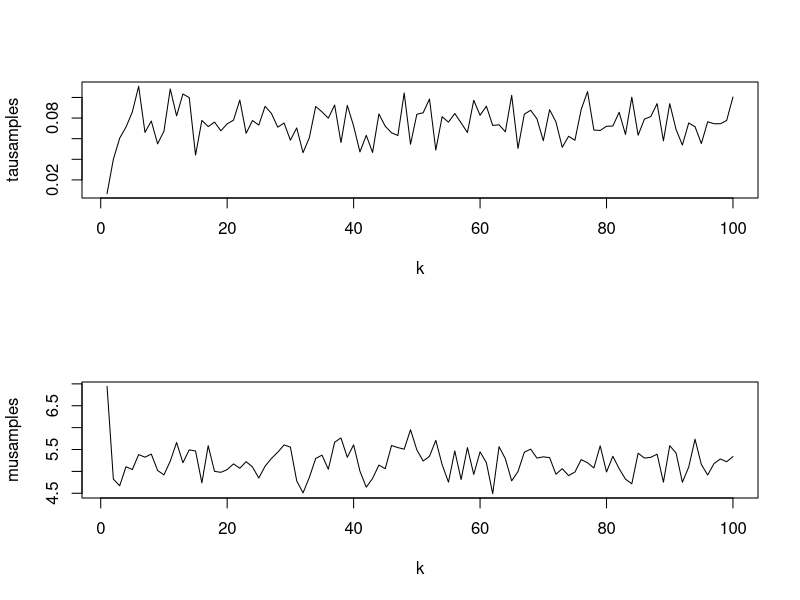
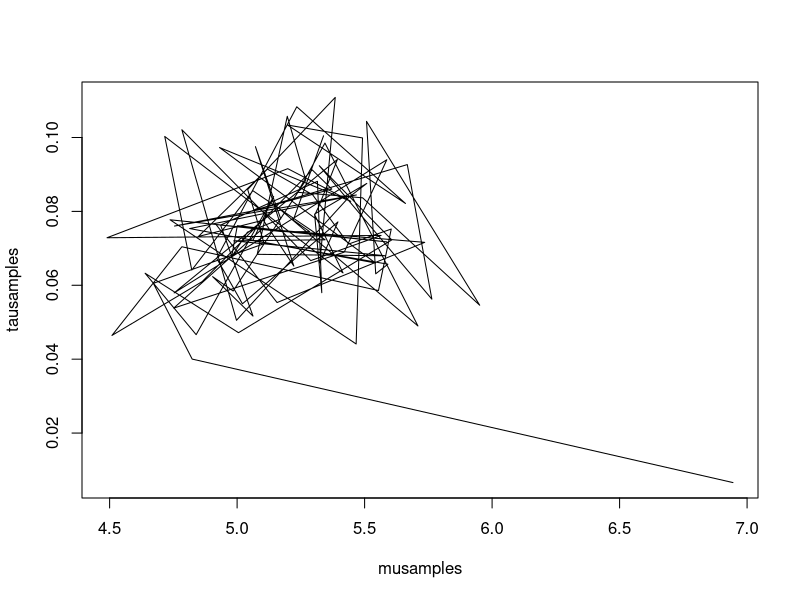
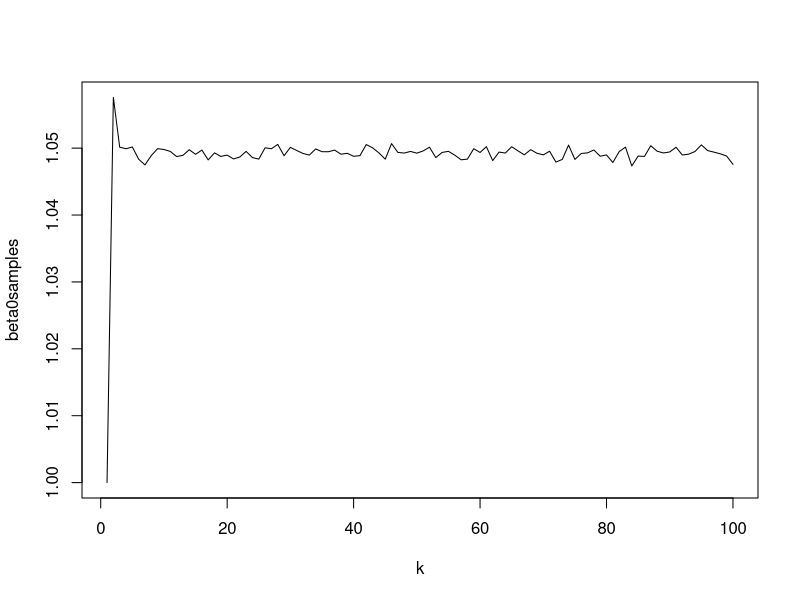
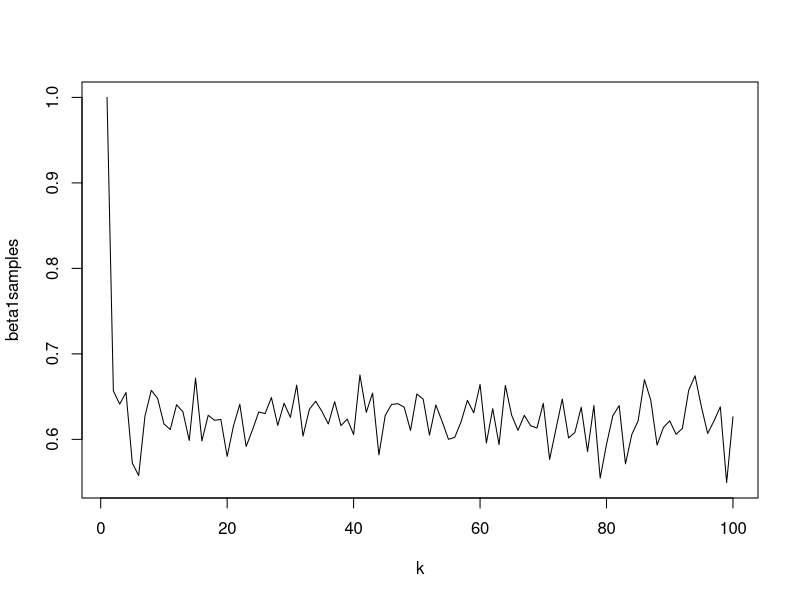
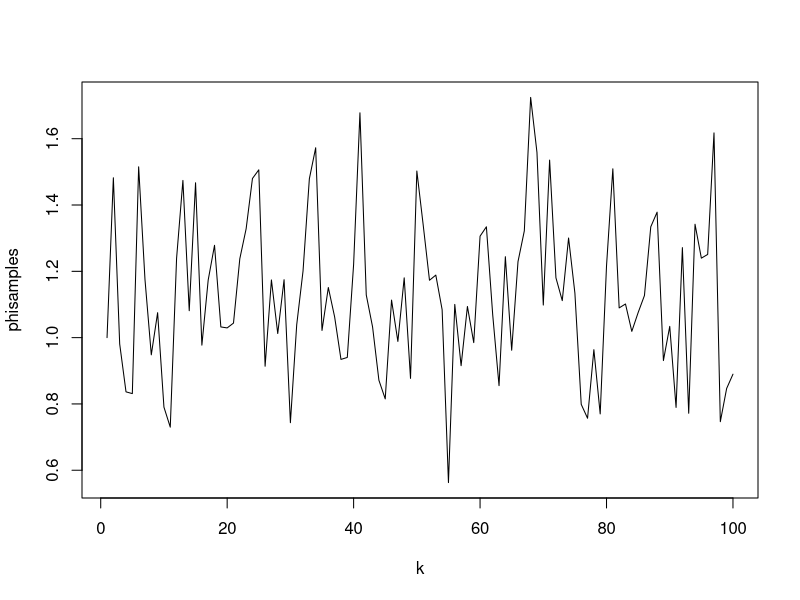
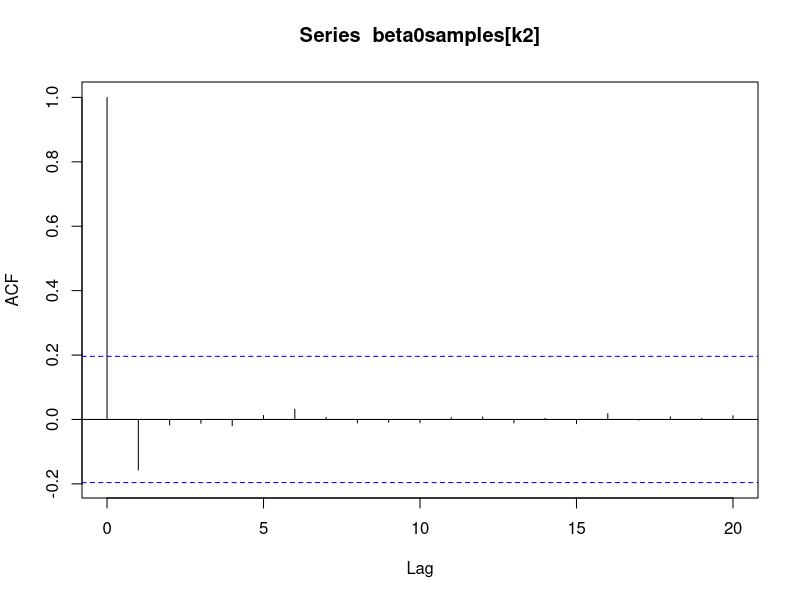
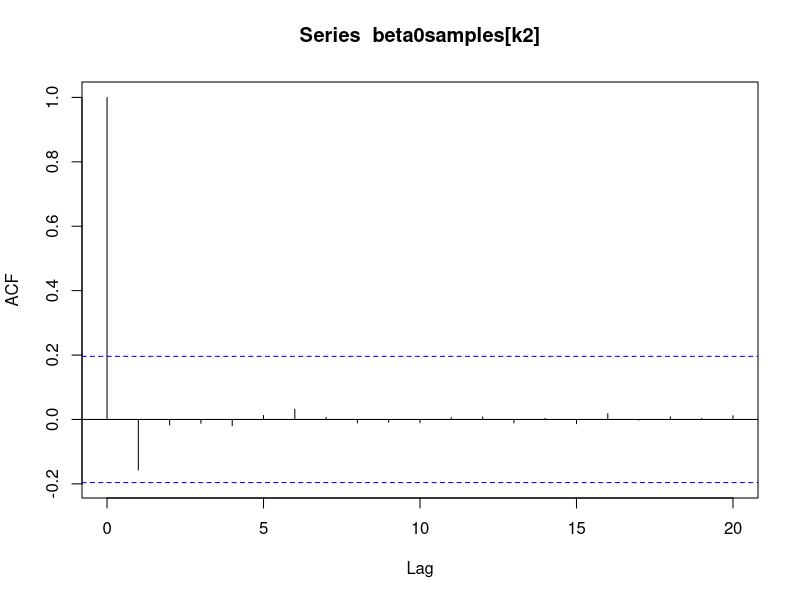
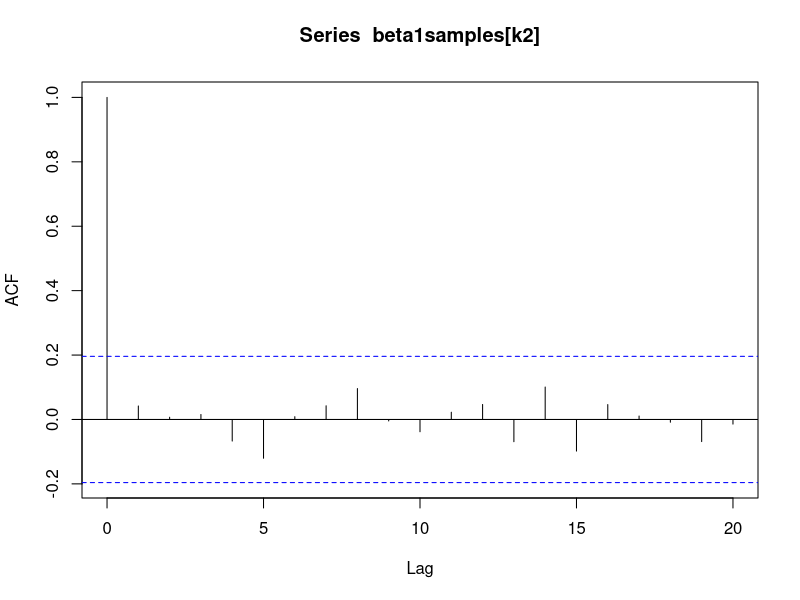

Generate these figures, in order, with R: (Note: this script raises an error after producing the figures.)
# 1 -----------------------------------------------------------------------
# Generate n = 50 samples from the N(μ,σ2) distribution with μ = 5 and σ = 2. 
# Implement a Gibbs sampler to draw samples from π(μ,σ−2|x).

mu = 5
sigma = 2
n = 50
kappa = 1
phi =5
alpha = 2
Beta =2
X = rnorm(n,mu,sigma)

mucond <- function(tau){
  return(rnorm(1,(tau*sum(X) +kappa*phi)/(tau*n+kappa),1/(tau*n*kappa)));
}

taucond <- function(mu){
  return(rgamma(1,alpha + n/2,Beta + sum((X-mu)^2))/2);
}


Gibbssample <- function(N,mu0,tau0){
  mysamples = c()
  tausamples = c()
  musamples = c()
  mui = mu0
  taui = tau0
  for(i in 1:N){
    taui = taucond(mui)
    mui = mucond(taui)
    tausamples[i] = taui
    musamples[i] = mui
  }
  mysamples[[1]] = tausamples
  mysamples[[2]] = musamples
  return(mysamples);
}

mysamples = Gibbssample(100,rnorm(phi,kappa^-1),rgamma(alpha,Beta))
tausamples = mysamples[[1]]
musamples = mysamples[[2]]
k = seq(1,length(tausamples))
par(mfrow=c(2,1))
plot(k,tausamples,'l')
plot(k,musamples,'l')
par(mfrow = c(1,1))
plot(musamples,tausamples,'l')


# 2 -----------------------------------------------------------------------
rm(list=ls())

# a)  
# Use a Gibbs sampler to compute the posterior distributions for β and φ based on 
# the three univariate conditional distributions. 
n=50
Betaprime = t(c(1,1))
phi = 1
p = 0.95
n0 = 4
S0 = 0.5
my_x = t(rep(0,n))
cov_matrix = matrix(p,n,n)
diag(cov_matrix) <- 1
x = rnorm(n,my_x,cov_matrix)
y = Betaprime[[1]] + Betaprime[[2]]*x + rnorm(n,0,1/phi)
X <- matrix(c(t(rep(1,n)),x),nrow=length(x))

xbar = mean(x)
xsquare = sum(x^2)
Sxx = sum((x-xbar)^2)
n1 = n + n0
Betahat = solve(t(X) %*% X) %*% t(X) %*% y

Beta0cond <- function(Beta0hat,Beta1hat,Beta1,xbar,phi,n,Sxx,xsquare){
  mean = Beta0hat - xbar*(Beta1-Beta1hat)
  var = (1/(phi*n*Sxx))*(1-(n*xbar^2)/(xsquare))
  return(rnorm(1,mean,var));
}

Beta1cond <- function(Beta0hat,Beta1hat,Beta0,xbar,phi,n,Sxx,xsquare){
  mean = Beta1hat - (xbar*n/xsquare)*(Beta0-Beta0hat)
  var = (1/(phi*Sxx))*(1-(n*xbar^2)/(xsquare))
  return(rnorm(1,mean,var));
}

phicond<- function(n1,Beta,Betahat,X,Y,n0,s0){
  Se = t(Y) %*% Y - t(X%*%Beta) %*% X %*% Beta
  Sb = t(Beta-Betahat) %*% t(X) %*% X %*% (Beta-Betahat) + Se + n0*S0
  return(rgamma(1,n1/2,Sb/2));
}


mysamples = c()
beta0samples = c()
beta1samples = c()
phisamples = c()
Beta0 = 1
Beta1 = 1
N=100
beta0samples[1] = Beta0
beta1samples[1] = Beta1
phisamples[1] = phi
for(i in 2:N){
  Beta0 = Beta0cond(Betahat[[1]],Betahat[[2]],Beta1,xbar,phi,n,Sxx,xsquare)
  Beta1 = Beta1cond(Betahat[[1]],Betahat[[2]],Beta0,xbar,phi,n,Sxx,xsquare)
  phi = phicond(n1,c(Beta0,Beta1),Betahat,X,y,n0,s0)
  beta0samples[i] = Beta0
  beta1samples[i] = Beta1
  phisamples[i] = phi
}
 
# Plot the time series plots of the samples obtained. 
k = seq(1,length(beta0samples))
plot(k,beta0samples,'l')
plot(k,beta1samples,'l')
plot(k,phisamples,'l')

# Plot the autocorrelation plot of the samples obtained. 
# Suggest a number k, such that keeping every k-th observation would give an 
# approximately independent sample.
k2 = seq(1,length(beta0samples),1)
plot(acf(beta0samples[k2]))
plot(acf(beta1samples[k2]))
plot(acf(phisamples[k2]))


# c -----------------------------------------------------------------------
# Using the reparameterisation discussed in Lecture 5, 
# run the Gibbs sampler again with the new parameterisation. 

alphacond <- function(phi,sigmaalpha,Ax,Betahat){
  mean = Ax %*% Betahat
  Sigma = sigmaalpha*(1/phi)
  return(mvrnorm(n=1,mean,Sigma));
}

mysamples = c()
alpha0samples = c()
alpha1samples = c()
phisamples = c()
beta0samples_para = c()
beta1samples_para = c()

Beta0 = 1
Beta1 = 1
phi = 1
N=100
Beta = matrix(data = c(Beta0,Beta1),nrow=2,ncol=1)
Ax = matrix(data=c(1,0,xbar,1),nrow=2,ncol=2)
sigmaalpha = matrix(data=c(1/n,0,0,1/Sxx),nrow=2,ncol=2)
temp = Ax %*% Beta
alpha0 = temp[1]
alpha1 = temp[2]
alpha0samples[1] = alpha0
alpha1samples[1] = alpha1
phisamples[1] = phi
beta0samples_para[1] = Beta0
beta1samples_para[1] = Beta1
for(i in 2:N){
  temp = t(t((c(alpha0 - xbar*alpha1,alpha1))))
  phi = phicond(n1,temp,Betahat,X,y,n0,s0)
  alphasamp = alphacond(phi, sigmaalpha, Ax, Betahat)
  alpha0 = alphasamp[1]
  alpha1 = alphasamp[2]
  alpha0samples[i] = alpha0
  alpha1samples[i] = alpha1
  phisamples[i] = phi
  beta0samples_para[i] = alpha0 - xbar*alpha1
  beta1samples_para[i] = alpha1
}

k = seq(1,length(beta0samples_para))
plot(acf(beta0samples))
plot(acf(beta0samples_para))